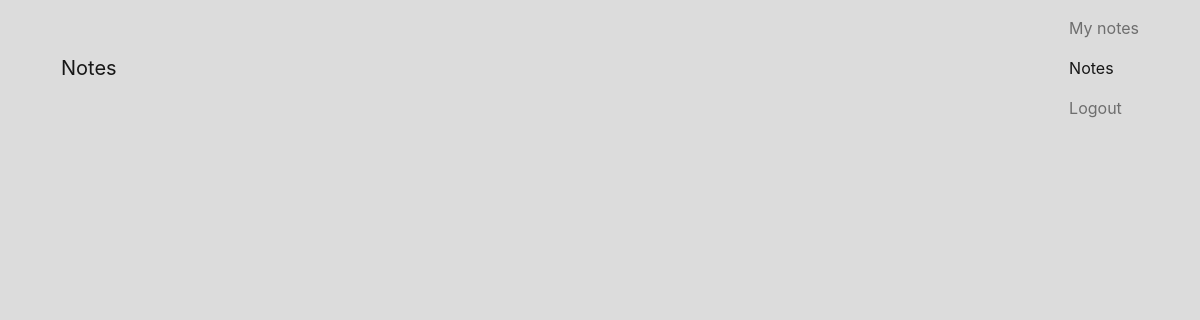
/notepad/mynotes (signed in), run on an earlier commit of the app's database.
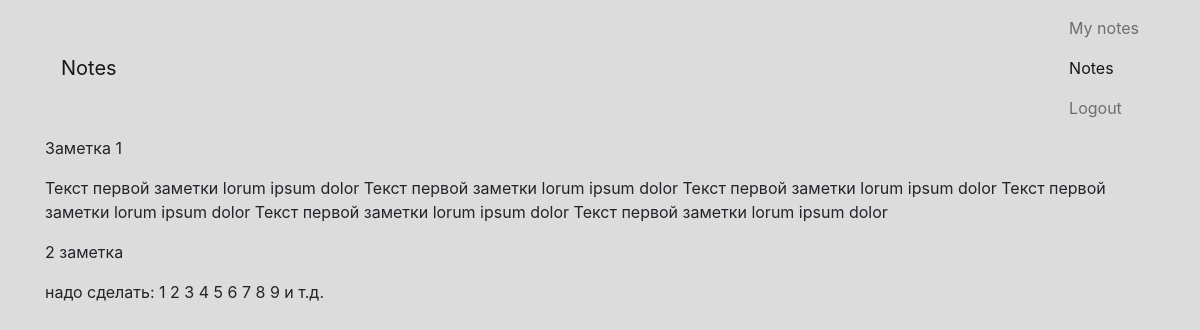
And on a later commit of the database.
### notepad/models.py (models this page shows, shortened)
class Note(models.Model):
    name = models.CharField(max_length=30)
    text = models.CharField(max_length=3000)
    class Meta:
        db_table = 'notes'

### notepad/views.py (the view)
@login_required
def mynotes(request):
    notes = Note.objects.all()
    return render(request, 'mynotes.html', { 'notes': notes })

### notepad/templates/notepad/mynotes.html
{% extends "notepad/index.html" %}
{% block content %}
  {% for note in notes %}
    <p>{{ note.name }}</p>
    <p>{{ note.text }}</p>
  {% endfor %}
{% endblock %}

### notepad/templates/notepad/index.html (shortened to what this page needs)
{% load static %}
<!DOCTYPE html>
<html>
<head>
  <link rel="stylesheet" href="https://maxcdn.bootstrapcdn.com/bootstrap/4.0.0-alpha.5/css/bootstrap.min.css">
  <link rel="stylesheet" href="{% static 'css/styles.css' %}">
</head>
<body>
<div class="container">
  <nav class="navbar navbar-light bg-faded">
    <a class="navbar-brand" href="#">Notes</a>
    <ul class="nav navbar-nav float-xs-right">
      {% if user.is_authenticated %}
      <li class="nav-item">
        <a class="nav-link" href="{% url 'notepad:mynotes' %}">My notes<span class="sr-only">(current)</span></a>
      </li>
      {% endif %}
      <li class="nav-item active">
        <a class="nav-link" href="#">Notes<span class="sr-only">(current)</span></a>
      </li>
      <li class="nav-item">
        {% if user.is_authenticated %}
          <a class="nav-link" href="{% url 'account_logout' %}">Logout</a>
        {% else %}
          <a class="nav-link" href="{% url 'account_login' %}">Login</a>
        {% endif %}
      </li>
    </ul>
  </nav>
{% block content %}
{% endblock %}
</div>
</body>
</html>

### static/css/styles.css (style rules this page uses)
body { background-color: gainsboro; }
a { text-decoration: none; }

What changed in the data, as far as the page shows it:
added Note: name "Заметка 1", text "Текст первой заметки lorum ipsum dolor Текст первой заметки lorum ipsum dolor Текст первой заметки lorum ipsum dolor Текст первой заметки lorum ipsum dolor Текст первой заметки lorum ipsum dolor Текст первой заметки lorum ipsum dolor"
added Note: name "2 заметка", text "надо сделать: 1 2 3 4 5 6 7 8 9 и т.д."
